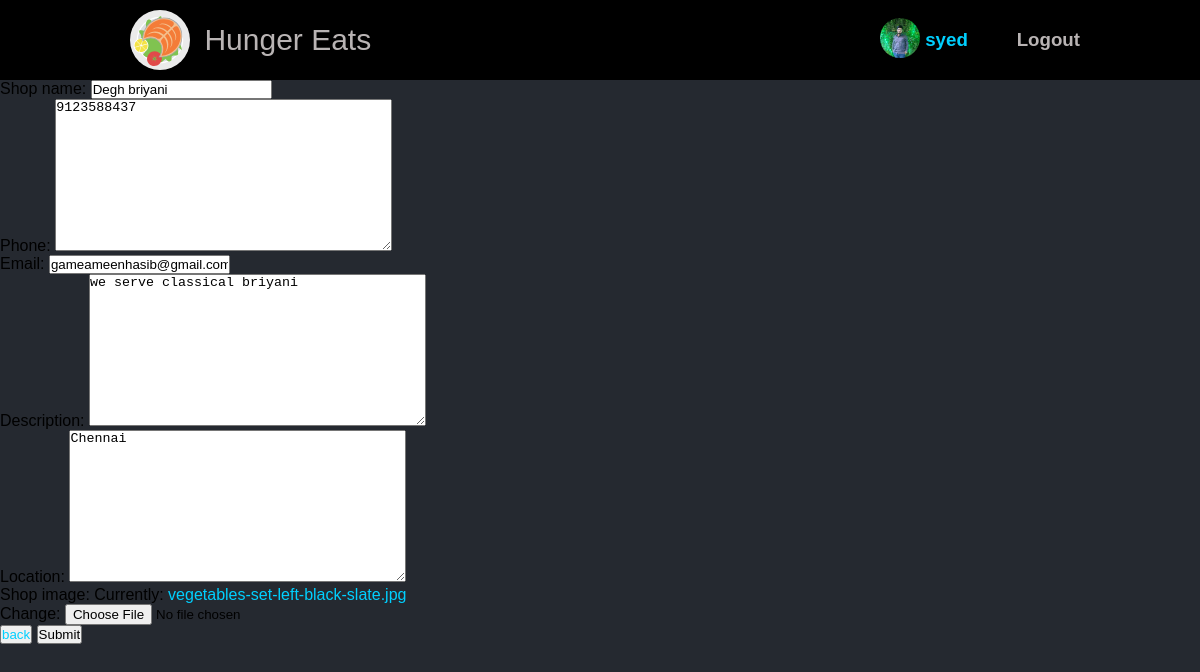
/update-shop/3/ (signed in), run on the app's committed database.
### hunger/models.py (models this page shows, shortened)
class User(AbstractUser):
    email=models.EmailField(null=True)
    bio=models.TextField(null=True)
    avatar=models.ImageField(null=True,default="avatar.svg")

class Shop(models.Model):
    item=models.ForeignKey("Items", blank=True,on_delete=models.SET_NULL,null=True, related_name="items")
    shop_name=models.CharField(max_length=100 ,blank=True,unique=True)
    phone=models.TextField(validators=[MinLengthValidator(10),MaxLengthValidator(10)],null=True,blank=True)
    email=models.EmailField(max_length=50,null=True,blank=True)
    shop_host=models.ForeignKey(User,on_delete=models.SET_NULL,null=True)
    description=models.TextField(max_length=200,null=True)
    location=models.TextField(max_length=100,null=True)
    updated =models.DateTimeField(auto_now=True)
    created=models.DateTimeField(auto_now_add=True)
    shop_image=models.ImageField(null=True,default="vegetables-set-left-black-slate.jpg")
    class Meta:
        ordering=['shop_name']

### hunger/views.py (the view)
# urls.py: path('update-shop/<str:pk>/',views.updateshop,name="update-shop"),
def updateshop(request,pk):
    page="updateshop"
    shop=Shop.objects.get(id=pk)
    form=ShopForm(instance=shop)
    if request.method=='POST':
        form=ShopForm(request.POST,instance=shop)
        if form.is_valid():
            shop.save()
            return redirect('shop',pk=shop.id)
    context={'page':page,'form':form}
    return render(request,'hunger/shop-form.html',context)

### hunger/shop_form.py
class ShopForm(ModelForm):
    class Meta:
        model =Shop
        fields='__all__'
        exclude=['shop_host','item']

### hunger/templates/hunger/shop-form.html (shortened to what this page needs)
{% extends 'index.html' %}
 {% block content %}
{% if page == "createshop" %}
    <form action="" method="POST" required >
    {% csrf_token %} {{form.as_p}}
    <button type="submit"><a href="{{request.META.HTTP_REFERER}}"> back</a></button>
    <input type="submit" required />
    </form>
  <!-- {% for field in form %}
        <label for="shop_name">{{field.label}}</label>
        {{field}}
        {% endfor %} -->
{% elif  page == "updateshop" %}
    <form action="" method="POST" required >
    {% csrf_token %} {{form.as_p}}
    <button><a href="{{request.META.HTTP_REFERER}}"> back</a></button>
    <input type="submit" required />
    </form>
{% elif page == "deleteshop" %}
    <form action="" method="POST" required >
    {% csrf_token %} {{form.as_p}} Are you sure you want to delete this
    Shop: <input type="submit" required />
    <button><a href="{{request.META.HTTP_REFERER}}"> back</a></button>
    </form>
{% elif page == "createitem" %}
    <form action="" method="POST"  >
    {% csrf_token %} {{form.as_p}}
    <button><a href="{{request.META.HTTP_REFERER}}"> back</a></button>
    <input type="submit" required />
    </form>
{% elif page == "updateitem" %}
    <form action="" method="POST"  >
    {% csrf_token %} {{form.as_p}}
    <button><a href="{{request.META.HTTP_REFERER}}"> back</a></button>
    <input type="submit" required />
    </form>
{% endif %}
{% endblock %}

### templates/nav.html (shortened to what this page needs)
{% block content %} {% load static %}
 <div id="for-navbar">
  <div id="heading">
    <div id="h11">
      <a href="{% url 'home' %}">
        <div id="headingsvg">
          <div id="svg_1">
          </div>
          <div id="headingtext">Hunger Eats</div>
        </div>
      </a>
    </div>
    <div>
      <h3>
        <div id="heading2">
          {% if request.user.is_authenticated %}
          <div>
            <div id="heading3">
              <div>
                <img
                  id="profilephoto"
                  src="{{request.user.avatar.url}}"
                  alt=""
                />
              </div>
              <div>
                <a href="{% url 'profile' request.user.id %}">
                  {{request.user}}
                </a>
              </div>
            </div>
          </div>
          <div id="logout1">
            <a href="{% url 'logout' %}">Logout</a>
          </div>
        </div>
        {% endif %}
      </h3>
    </div>
  </div>
</div>
{% endblock %}

### static/css/home.css (style rules this page uses)
#profilephoto { width: 40px; height: 40px; border-radius: 20px; background-size: cover; }

### static/css/base.css (style rules this page uses)
* { box-sizing: border-box; margin: 0; padding: 0; color: rgb(0, 0, 0); }
body { background-color: rgb(37, 41, 48); font-family: "Gill Sans", "Gill Sans MT", Calibri, "Trebuchet MS", sans-serif; }
a { text-decoration: none; color: rgb(0, 208, 255); }
#for-navbar { background-color: rgb(0, 0, 0); width: 100% ; height: 80px; display: flex; justify-content: center; }
#heading { width: 80%; height: 80px; display: grid; grid-template-columns: 2fr 0.5fr; }
#headingsvg { height: 80px; display: grid; grid-template-columns: 0.25fr 2fr; }
#svg_1 { padding: 10px; height: 80px; }
#headingtext { height: 80px; display: flex; align-items: center; color: rgb(185, 180, 180); font-size: 30px; font-family: 'Gill Sans', 'Gill Sans MT', Calibri, 'Trebuchet MS', sans-serif; }
#heading2 { width: 200px; height: 80px; display: flex; justify-content: space-between; align-items: center; }
#heading3 { height: 40px; display: flex; align-items: center; }
#logout1 a { color: rgb(185, 180, 180); }

### data on the page
User: user.avatar (picture), user "syed"
Shop: shop_name "Degh briyani", phone "9123588437", email "gameameenhasib@gmail.com", description "we serve classical briyani", location "Chennai"
